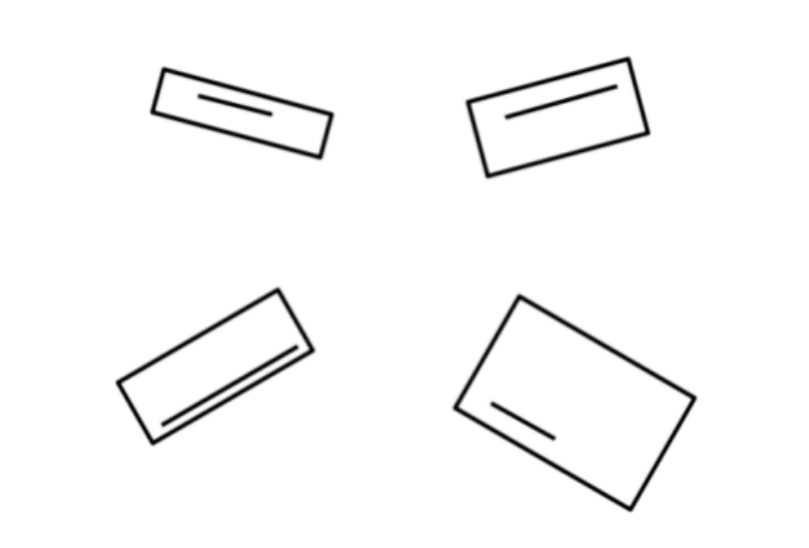
#> input picture opencv/ss.png, 809 x 548 px
$ python rotation2.py
#> lines starting #> are read from the running program, lines starting #| are printed output that depends on the picture; after the words box and inside, x2 and y2 are one past the last pixel; in counts of white or black regions, pixels touching at a corner belong together
#Cropping images and rotating (image ss into ss1,ss2,ss3 and ss4)
import cv2
import numpy as np

# Load the image
image = cv2.imread('ss.png')
#> image is the input picture: shape (548, 809, 3); min 0, max 255, mean 248.6

def crop_rectangle_frm_img(image):
    img_gray = cv2.cvtColor(image, cv2.COLOR_BGR2GRAY)
    _, thrash = cv2.threshold(img_gray, 240, 255, cv2.CHAIN_APPROX_NONE)
    contours, _ = cv2.findContours(thrash, cv2.RETR_EXTERNAL, cv2.CHAIN_APPROX_SIMPLE)
    cropped_rect_images = []
    for contour in contours:
        approx = cv2.approxPolyDP(contour, 0.015 * cv2.arcLength(contour, True), True)
        if len(approx) == 4:
            x, y, w, h = cv2.boundingRect(approx)
            cropped_image = image[y:y + h, x:x + w]
            cropped_rect_images.append(cropped_image)
    return cropped_rect_images


def rotation(image):
    edges = cv2.Canny(image, 50, 150)

    # Find contours in the image
    contours, _ = cv2.findContours(edges, cv2.RETR_EXTERNAL, cv2.CHAIN_APPROX_SIMPLE)

    # Assuming the largest contour is the rectangle
    largest_contour = max(contours, key=cv2.contourArea)

    # Fit a line to the contour using least squares
    [vx, vy, x, y] = cv2.fitLine(largest_contour, cv2.DIST_L2, 0, 0.01, 0.01)
    # print(vx,vy)


    slope = np.arctan2(vy, vx) * 180 / np.pi
    # print(f"Slope of the rectangle: {slope}")

    h, w = image.shape[:2]

    center = (w // 2, h // 2)
    slope = int(slope[0])


    rotate = cv2.getRotationMatrix2D(center, slope, 1.0)


    result = cv2.warpAffine(image, rotate, (w, h))
    return result

crops = crop_rectangle_frm_img(image)
#> in crop_rectangle_frm_img, `_, thrash = cv2.threshold(img_gray, 240, 255, cv2.CHAIN_APPROX_NONE)`:
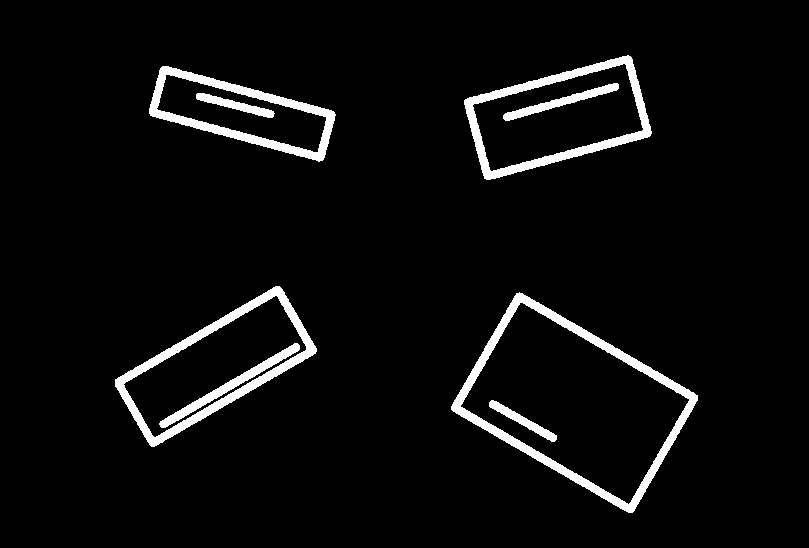
#> thrash: shape (548, 809); 4.7% white; 8 white regions
#> in crop_rectangle_frm_img, `contours, _ = cv2.findContours(thrash, cv2.RETR_EXTERNAL, cv2.CHAIN_AP..`: contours = 4 contours; box (x1, y1, x2, y2) and area: (451, 292, 698, 513) 28576, (115, 286, 317, 447) 14879, (464, 55, 652, 180) 14524, (149, 66, 336, 162) 9342
#> the loop in crop_rectangle_frm_img, `for contour in contours:` made 4 passes
#> (approx, x, y, w, h) on passes 1 to 4: ([[516, 293], [451, 409], [632, 512], [697, 395]], 451, 293, 247, 220), ([[279, 286], [115, 379], [151, 446], [315, 353]], 115, 286, 201, 161), ([[160, 68], [150, 115], [323, 159], [333, 111]], 150, 68, 184, 92), ([[631, 57], [465, 99], [484, 178], [649, 136]], 465, 57, 185, 122)
#> pass 1, in crop_rectangle_frm_img, `cropped_image = image[y:y + h, x:x + w]`:
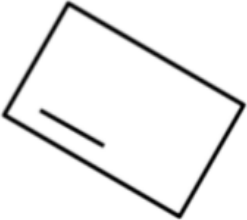
#> cropped_image: shape (220, 247, 3); min 0, max 255, mean 239.7
#> after the loop in crop_rectangle_frm_img, `for contour in contours:`: cropped_rect_images = 4 items
#> crops = 4 items

rotated0 = rotation(crops[0])
#> in rotation, `edges = cv2.Canny(image, 50, 150)`:
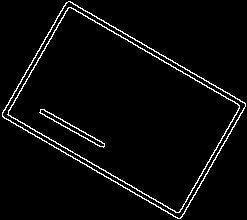
#> edges: shape (220, 247); 3.7% white in thin lines or dots
#> in rotation, `contours, _ = cv2.findContours(edges, cv2.RETR_EXTERNAL, cv2.CHAIN_APP..`: contours = 1 contour; box (x1, y1, x2, y2) and area: (2, 1, 246, 219) 27711
#> in rotation, `largest_contour = max(contours, key=cv2.contourArea)`: largest_contour = contour of 488 points, box (x1, y1, x2, y2) (2, 1, 246, 219), area 27711
#> in rotation, `[vx, vy, x, y] = cv2.fitLine(largest_contour, cv2.DIST_L2, 0, 0.01, 0...`: vx = [0.863]; vy = [0.505]; x = [123.8]; y = [109.3]
#> in rotation, `slope = np.arctan2(vy, vx) * 180 / np.pi`: slope = [30.31]
#> in rotation, `slope = int(slope[0])`: slope = 30
#> in rotation, `rotate = cv2.getRotationMatrix2D(center, slope, 1.0)`: rotate = [[0.866, 0.5, -38.52], [-0.5, 0.866, 76.24]]
rotated1 = rotation(crops[1])
#> in rotation (call 2), `edges = cv2.Canny(image, 50, 150)`:
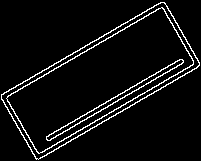
#> edges: shape (161, 201); 5.6% white in thin lines or dots
#> in rotation (call 2), `contours, _ = cv2.findContours(edges, cv2.RETR_EXTERNAL, cv2.CHAIN_APP..`: contours = 1 contour; box (x1, y1, x2, y2) and area: (1, 2, 200, 160) 14184
#> in rotation (call 2), `largest_contour = max(contours, key=cv2.contourArea)`: largest_contour = contour of 376 points, box (x1, y1, x2, y2) (1, 2, 200, 160), area 14184
#> in rotation (call 2), `[vx, vy, x, y] = cv2.fitLine(largest_contour, cv2.DIST_L2, 0, 0.01, 0...`: vx = [0.857]; vy = [-0.515]; x = [99.32]; y = [80.91]
#> in rotation (call 2), `slope = np.arctan2(vy, vx) * 180 / np.pi`: slope = [-31.01]
#> in rotation (call 2), `slope = int(slope[0])`: slope = -31
#> in rotation (call 2), `rotate = cv2.getRotationMatrix2D(center, slope, 1.0)`: rotate = [[0.857, -0.515, 55.49], [0.515, 0.857, -40.08]]
rotated2 = rotation(crops[2])
#> in rotation (call 3), `edges = cv2.Canny(image, 50, 150)`:
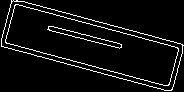
#> edges: shape (92, 184); 5.9% white in thin lines or dots
#> in rotation (call 3), `contours, _ = cv2.findContours(edges, cv2.RETR_EXTERNAL, cv2.CHAIN_APP..`: contours = 1 contour; box (x1, y1, x2, y2) and area: (1, 0, 184, 91) 8660
#> in rotation (call 3), `largest_contour = max(contours, key=cv2.contourArea)`: largest_contour = contour of 228 points, box (x1, y1, x2, y2) (1, 0, 184, 91), area 8660
#> in rotation (call 3), `[vx, vy, x, y] = cv2.fitLine(largest_contour, cv2.DIST_L2, 0, 0.01, 0...`: vx = [0.964]; vy = [0.265]; x = [91.42]; y = [44.27]
#> in rotation (call 3), `slope = np.arctan2(vy, vx) * 180 / np.pi`: slope = [15.37]
#> in rotation (call 3), `slope = int(slope[0])`: slope = 15
#> in rotation (call 3), `rotate = cv2.getRotationMatrix2D(center, slope, 1.0)`: rotate = [[0.966, 0.259, -8.77], [-0.259, 0.966, 25.38]]
rotated3 = rotation(crops[3])
#> in rotation (call 4), `edges = cv2.Canny(image, 50, 150)`: edges: shape (122, 185); 5.2% white in thin lines or dots
#> in rotation (call 4), `edges = cv2.Canny(image, 50, 150)`:
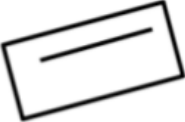
#> image: shape (122, 185, 3); min 1, max 255, mean 225.3
#> in rotation (call 4), `contours, _ = cv2.findContours(edges, cv2.RETR_EXTERNAL, cv2.CHAIN_APP..`: contours = 1 contour; box (x1, y1, x2, y2) and area: (1, 0, 185, 121) 13779
#> in rotation (call 4), `largest_contour = max(contours, key=cv2.contourArea)`: largest_contour = contour of 258 points, box (x1, y1, x2, y2) (1, 0, 185, 121), area 13779
#> in rotation (call 4), `[vx, vy, x, y] = cv2.fitLine(largest_contour, cv2.DIST_L2, 0, 0.01, 0...`: vx = [0.965]; vy = [-0.263]; x = [94.49]; y = [59.45]
#> in rotation (call 4), `slope = np.arctan2(vy, vx) * 180 / np.pi`: slope = [-15.23]
#> in rotation (call 4), `slope = int(slope[0])`: slope = -15
#> in rotation (call 4), `rotate = cv2.getRotationMatrix2D(center, slope, 1.0)`: rotate = [[0.966, -0.259, 18.92], [0.259, 0.966, -21.73]]
#> in rotation (call 4), `result = cv2.warpAffine(image, rotate, (w, h))`:
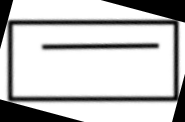
#> result: shape (122, 185, 3); min 0, max 255, mean 196.5
cv2.imshow('Original Image', image)
cv2.imshow('Rotated Images ', rotated0)
cv2.imshow('Rotated Images1 ', rotated1)
cv2.imshow('Rotated Images2 ', rotated2)
cv2.imshow('Rotated Images3 ', rotated3)
# cv2.imshow('Rotated Images1 ', crops[1])
# cv2.imshow('Rotated Images2 ', crops[2])
# cv2.imshow('Rotated Images3 ', crops[3])
cv2.waitKey(0)
cv2.destroyAllWindows()
